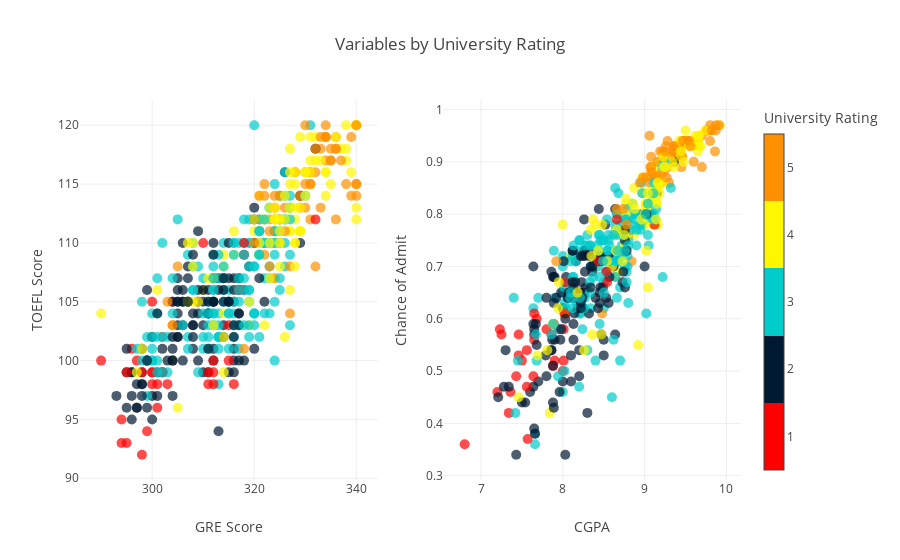

The code cell stored with this chart in its notebook:
### Markdown cell above
#### Continuous variables by `University Rating`
The chance of admissino, however, needs to be interpreted based on the `University Rating`. Students with the same academic profiles will definitely have difference chance of admission to different universities.

Students with high academic scores tend to apply to universities with *Rating 5*. On the other hand, universities with *Rating 1* is popular among students with low academic scores.

### Code cell
color_names = ['','1','2','3','4','5']
color_vals = list(range(len(color_names)))
num_colors = len(color_vals)
colorscale = [
[0, 'rgb(255,0,0)'], #1
[1/5, 'rgb(255,0,0)'],
[1/5, 'rgb(0,25,51)'], #2
[2/5, 'rgb(0,25,51)'],
[2/5, 'rgb(0,204,204)'], #3
[3/5, 'rgb(0,204,204)'],
[3/5, 'rgb(255,247,0)'], #4
[4/5, 'rgb(255,247,0)'],
[4/5, 'rgb(255,145,0)'], #5
[5/5, 'rgb(255,145,0)']]
cmin = 0.5
cmax = num_colors-0.5

trace0=go.Scatter(x=ga_df['GRE Score'],y=ga_df['TOEFL Score'],mode='markers',
                  marker=dict(size=10,color=ga_df['University Rating'],colorscale=colorscale,
                              cmin=cmin,cmax=cmax,opacity=0.7))
trace1=go.Scatter(x=ga_df['CGPA'],y=ga_df['Chance of Admit'],mode='markers',
                 marker=dict(size=10,color=ga_df['University Rating'],colorscale=colorscale,
                             cmin=cmin,cmax=cmax,opacity=0.7,
                             colorbar=dict(
                                 title='University Rating',
                                 tickvals= color_vals,
                                 ticktext= color_names,
                                 thickness=20)))
fig=tools.make_subplots(1,2,subplot_titles=('',''))
fig.append_trace(trace0,1,1)
fig.append_trace(trace1,1,2)

fig['layout']['xaxis1'].update(title='GRE Score')
fig['layout']['yaxis1'].update(title='TOEFL Score')
fig['layout']['xaxis2'].update(title='CGPA')
fig['layout']['yaxis2'].update(title='Chance of Admit')
fig.layout.update(title='Variables by University Rating',showlegend=False)
iplot(fig)

### Figure 1 — Plotly figure (JSON) as saved in the notebook; plotly's stock layout.template omitted (floating-point values rounded to 4 significant figures; data arrays with more than 128 entries replaced by an {"elided": "..."} marker saying what was removed)
{"data": [{"marker": {"cmax": 5.5, "cmin": 0.5, "color": {"elided": "500 int values"}, "colorscale": [[0, "rgb(255,0,0)"], [0.2, "rgb(255,0,0)"], [0.2, "rgb(0,25,51)"], [0.4, "rgb(0,25,51)"], [0.4, "rgb(0,204,204)"], [0.6, "rgb(0,204,204)"], [0.6, "rgb(255,247,0)"], [0.8, "rgb(255,247,0)"], [0.8, "rgb(255,145,0)"], [1, "rgb(255,145,0)"]], "opacity": 0.7, "size": 10}, "mode": "markers", "type": "scatter", "uid": "9d6dfd2b-512a-4ab1-852a-8ba002ffe45f", "x": {"elided": "500 int values"}, "xaxis": "x", "y": {"elided": "500 int values"}, "yaxis": "y"}, {"marker": {"cmax": 5.5, "cmin": 0.5, "color": {"elided": "500 int values"}, "colorbar": {"thickness": 20, "ticktext": ["", "1", "2", "3", "4", "5"], "tickvals": [0, 1, 2, 3, 4, 5], "title": {"text": "University Rating"}}, "colorscale": [[0, "rgb(255,0,0)"], [0.2, "rgb(255,0,0)"], [0.2, "rgb(0,25,51)"], [0.4, "rgb(0,25,51)"], [0.4, "rgb(0,204,204)"], [0.6, "rgb(0,204,204)"], [0.6, "rgb(255,247,0)"], [0.8, "rgb(255,247,0)"], [0.8, "rgb(255,145,0)"], [1, "rgb(255,145,0)"]], "opacity": 0.7, "size": 10}, "mode": "markers", "type": "scatter", "uid": "cfdc2ca2-a8c8-4cdd-bc6c-d64ba89d178f", "x": {"elided": "500 float values"}, "xaxis": "x2", "y": {"elided": "500 float values"}, "yaxis": "y2"}], "layout": {"showlegend": false, "title": {"text": "Variables by University Rating"}, "xaxis": {"anchor": "y", "domain": [0, 0.45], "title": {"text": "GRE Score"}}, "xaxis2": {"anchor": "y2", "domain": [0.55, 1], "title": {"text": "CGPA"}}, "yaxis": {"anchor": "x", "domain": [0, 1], "title": {"text": "TOEFL Score"}}, "yaxis2": {"anchor": "x2", "domain": [0, 1], "title": {"text": "Chance of Admit"}}}}
